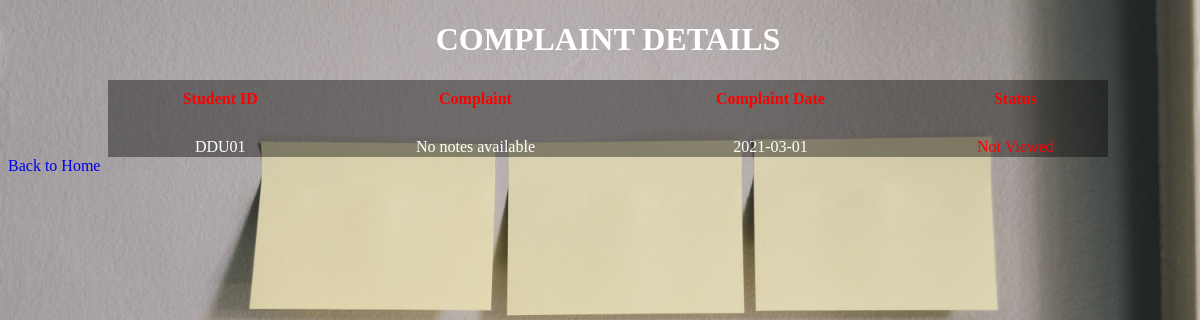
Screenshot of /academy_management_system-master/view_complaint_by_faculty.php with the database file from the repository.
### tables this page shows
CREATE TABLE `complaint_tb` (
  `complaint_id` int(5) NOT NULL,
  `complaint` varchar(100) NOT NULL,
  `complaint_date` date NOT NULL,
  `login_id` int(10) NOT NULL,
  `complaint_status` enum('0','1','2','3') NOT NULL
);

CREATE TABLE `student_details` (
  `enrollment_id` varchar(20) NOT NULL,
  `stud_fname` varchar(20) NOT NULL,
  `stud_mname` varchar(20) NOT NULL,
  `stud_lname` varchar(20) NOT NULL,
  `login_id` int(10) NOT NULL,
  `batch` varchar(30) NOT NULL,
  `course` varchar(20) NOT NULL,
  `startTime` date NOT NULL,
  `endTime` date NOT NULL,
  `address` varchar(40) NOT NULL,
  `district` varchar(20) NOT NULL,
  `pg` varchar(30) NOT NULL,
  `cgpa_PG` int(10) NOT NULL,
  `uni_insti_pg` varchar(40) NOT NULL,
  `yop_pg` date DEFAULT NULL,
  `ug` varchar(30) NOT NULL,
  `cgpa_UG` varchar(10) NOT NULL,
  `uni_insti_ug` varchar(40) NOT NULL,
  `yop_ug` date DEFAULT NULL,
  `plustwo` varchar(40) NOT NULL,
  `cgpa_plustwo` varchar(10) NOT NULL,
  `brd_school_plus` varchar(40) NOT NULL,
  `yop_plus` date DEFAULT NULL,
  `sslc` varchar(40) NOT NULL,
  `cgpa_sslc` varchar(10) NOT NULL,
  `brd_schl_sslc` varchar(40) NOT NULL,
  `yop_sslc` date DEFAULT NULL
);

### academy_management_system-master/view_complaint_by_faculty.php (the view, shortened to what this page needs)
<?php
	require('db_connectivity.php');
?>
<!DOCTYPE html>
<html>
	<head>
		<link rel="stylesheet" href="css/view_complaint_by_fac.css">
	</head>
	<body class="table">
	 <div>
	    <h1>COMPLAINT DETAILS</h1>
		<table>
			<thead>
				<tr>
					<th>Student ID</th>
					<th>Complaint</th>
					<th>Complaint Date</th>
					<th>Status</th>
				</tr>
			</thead>
			<tbody>
				<?php
					$sql="select * from complaint_tb inner join student_details on
					      complaint_tb.login_id = student_details.login_id";
					if(mysqli_query($mysql,$sql))
					{
						$result=mysqli_query($mysql,$sql);
						if(mysqli_num_rows($result)>0)
						{
							while($row=mysqli_fetch_assoc($result))
							{
								echo "<tr>
									<td>".$row['enrollment_id']."</td>
									<td>".$row['complaint']."</td>
									<td>".$row['complaint_date']."</td>";
								if($row['complaint_status']=='0')
									echo"<td style='color:red'>Not Viewed</td>";
								else if($row['complaint_status']=='1')
									echo"<td style='color:blue'>Viewed</td>";
								else if($row['complaint_status']=='2')
									echo"<td style='color:yellow'>Processing </td>";
							}
						}
					}
				?>
			</tbody>
		</table>
		<div class="back">
			<a href="faculty_home.php" style="text-decoration:none">Back to Home</a>
		</div>
	</div>
	</body>
</html>

### academy_management_system-master/css/view_complaint_by_fac.css (style rules this page uses)
.table { background-image:url("../img/complaint1.jpg"); background-size:cover; background-repeat:no-repeat; width:100%; }
h1 { text-align:center; color:white; }
table { border:0px solid; border-collapse:collapse; background-color:rgba(0,0,0,0.4); width:1000px; height:auto; margin-left:100px; padding:10px; margin-top:10px; }
th { margin-top:100px; border:0px solid; border-collapse:collapse; text-align:center; color:red; padding:10px; }
td { padding-top:20px; border:0px solid; margin-top:50px; border-collapse:collapse; text-align:center; color:white; }

### rows the page displays
complaint_tb: student_details.enrollment_id "DDU01", complaint "No notes available", complaint_date "2021-03-01", complaint_status "Not Viewed"
